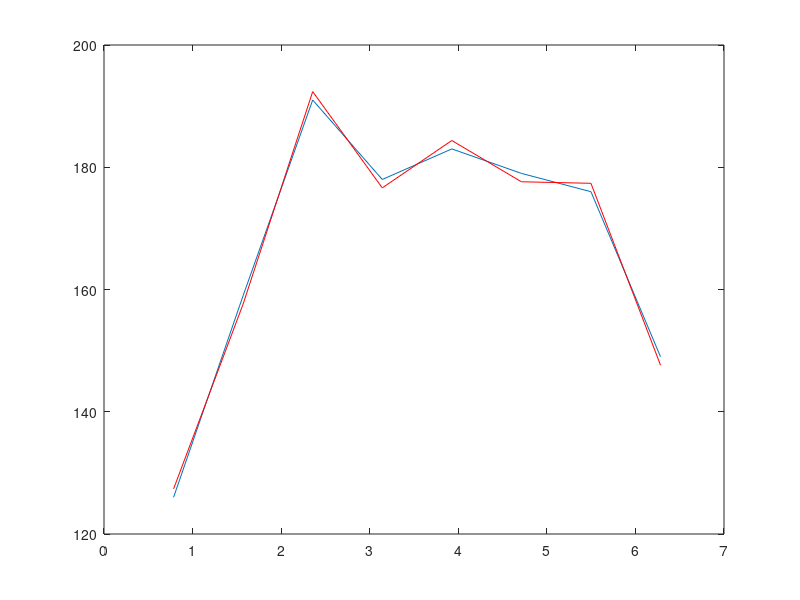
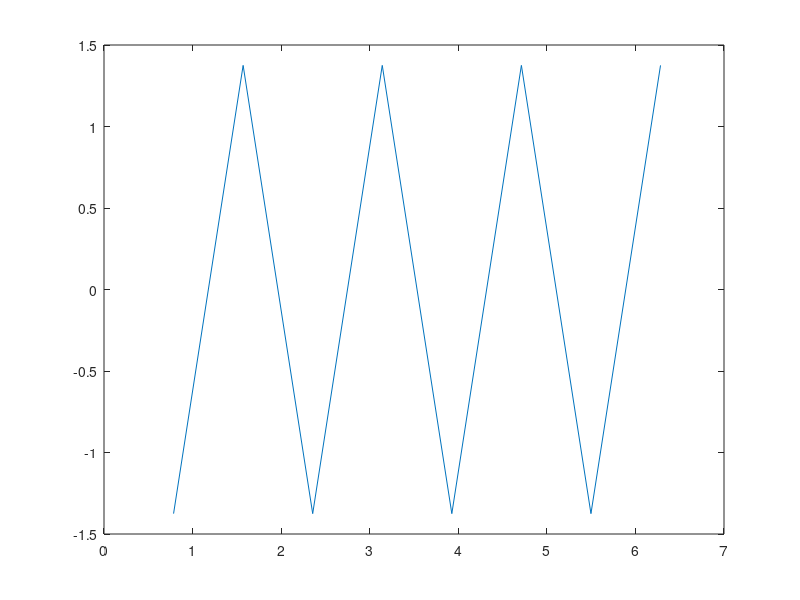

Write the MATLAB code that produced these figures, in order.
% Aproximacao trigonometrica de ordem 4 para a funcao tabelada
% obetencao dos coeficientes a0 a1 b2 b2 a3 b3 a4 b4

clear
x  = pi/4 : pi/4 : 2*pi;
f = [126 159 191 178 183 179 176 149];
N = length(x);
ordem = 4;
% obtencao de a0
S = 0;
for t = 1 : N
    S = S + f(t);
end
A0 = (1/N)*S;

% obtencao de aL e bL
A = zeros(1,4);
for L = 1 : ordem
    SLS = 0;
    SLC = 0;
    for k = 1 : N
        SLS = SLS + f(k)*sin(L*x(k));
        SLC = SLC + f(k)*cos(L*x(k));
    end
    A(L) = (2/N)*SLS;
    B(L) = (2/N)*SLC;
end
F = ones(1, N);
F = F * A0;
for c = 1 : ordem
    F = F + A(c)*sin(c*x) + B(c)*cos(c*x);
end
figure
plot(x, f)
hold
plot (x, F, 'r')
Er = f - F;
figure 
plot (x, Er)